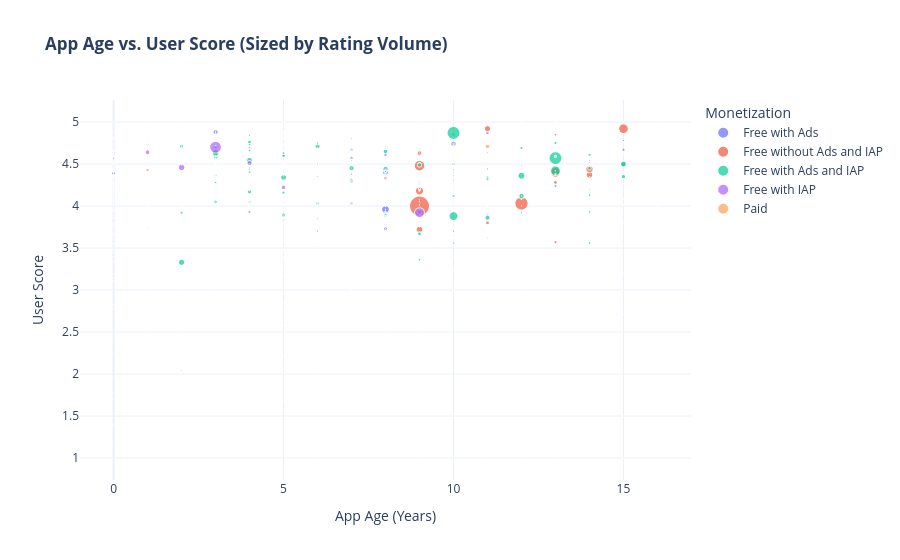

Notebook code for this chart:
### Markdown cell above
---
## Multivariate Analysis (Multi-Variable Interactions)
*Focuses on complex interactions, correlations, and multi-dimensional segmentations across the ecosystem.*

---

### Code cell
import plotly.express as px

sample_apps = apps.dropna(subset=['app_age', 'score']).sample(n=5000, random_state=42)

fig = px.scatter(
    sample_apps,
    x='app_age',
    y='score',
    color='monetization_category',
    size='ratings',
    hover_data=['title', 'developer', 'installs'],
    title='<b>App Age vs. User Score (Sized by Rating Volume)</b>',
    labels={'app_age': 'App Age (Years)', 'score': 'User Score'},
    template='plotly_white',
    opacity=0.7
)

fig.update_layout(
    xaxis_title='App Age (Years)',
    yaxis_title='User Score',
    legend_title='Monetization'
)
fig.show()

### Figure 1 — Plotly figure (JSON) as saved in the notebook; plotly's stock layout.template omitted (floating-point values rounded to 4 significant figures; data arrays with more than 128 entries replaced by an {"elided": "..."} marker saying what was removed)
{"data": [{"customdata": {"elided": "1712x3 mixed values"}, "hovertemplate": "monetization_category=Free with Ads<br>App Age (Years)=%{x}<br>User Score=%{y}<br>ratings=%{marker.size}<br>title=%{customdata[0]}<br>developer=%{customdata[1]}<br>installs=%{customdata[2]}<extra></extra>", "legendgroup": "Free with Ads", "marker": {"color": "#636efa", "opacity": 0.7, "size": {"elided": "1712 int values"}, "sizemode": "area", "sizeref": 7590.0, "symbol": "circle"}, "mode": "markers", "name": "Free with Ads", "showlegend": true, "type": "scattergl", "x": {"elided": "1712 int values"}, "xaxis": "x", "y": {"elided": "1712 float values"}, "yaxis": "y"}, {"customdata": {"elided": "2190x3 mixed values"}, "hovertemplate": "monetization_category=Free without Ads and IAP<br>App Age (Years)=%{x}<br>User Score=%{y}<br>ratings=%{marker.size}<br>title=%{customdata[0]}<br>developer=%{customdata[1]}<br>installs=%{customdata[2]}<extra></extra>", "legendgroup": "Free without Ads and IAP", "marker": {"color": "#EF553B", "opacity": 0.7, "size": {"elided": "2190 int values"}, "sizemode": "area", "sizeref": 7590.0, "symbol": "circle"}, "mode": "markers", "name": "Free without Ads and IAP", "showlegend": true, "type": "scattergl", "x": {"elided": "2190 int values"}, "xaxis": "x", "y": {"elided": "2190 float values"}, "yaxis": "y"}, {"customdata": {"elided": "708x3 mixed values"}, "hovertemplate": "monetization_category=Free with Ads and IAP<br>App Age (Years)=%{x}<br>User Score=%{y}<br>ratings=%{marker.size}<br>title=%{customdata[0]}<br>developer=%{customdata[1]}<br>installs=%{customdata[2]}<extra></extra>", "legendgroup": "Free with Ads and IAP", "marker": {"color": "#00cc96", "opacity": 0.7, "size": {"elided": "708 int values"}, "sizemode": "area", "sizeref": 7590.0, "symbol": "circle"}, "mode": "markers", "name": "Free with Ads and IAP", "showlegend": true, "type": "scattergl", "x": {"elided": "708 int values"}, "xaxis": "x", "y": {"elided": "708 float values"}, "yaxis": "y"}, {"customdata": {"elided": "317x3 mixed values"}, "hovertemplate": "monetization_category=Free with IAP<br>App Age (Years)=%{x}<br>User Score=%{y}<br>ratings=%{marker.size}<br>title=%{customdata[0]}<br>developer=%{customdata[1]}<br>installs=%{customdata[2]}<extra></extra>", "legendgroup": "Free with IAP", "marker": {"color": "#ab63fa", "opacity": 0.7, "size": {"elided": "317 int values"}, "sizemode": "area", "sizeref": 7590.0, "symbol": "circle"}, "mode": "markers", "name": "Free with IAP", "showlegend": true, "type": "scattergl", "x": {"elided": "317 int values"}, "xaxis": "x", "y": {"elided": "317 float values"}, "yaxis": "y"}, {"customdata": {"elided": "73x3 mixed values"}, "hovertemplate": "monetization_category=Paid<br>App Age (Years)=%{x}<br>User Score=%{y}<br>ratings=%{marker.size}<br>title=%{customdata[0]}<br>developer=%{customdata[1]}<br>installs=%{customdata[2]}<extra></extra>", "legendgroup": "Paid", "marker": {"color": "#FFA15A", "opacity": 0.7, "size": [82, 1474, 172, 23, 217, 23, 362, 23, 23, 473, 11, 17841, 1567, 216, 24, 287, 382, 23, 2864, 75, 170, 23, 133, 320, 7800, 485, 23, 53, 23, 430, 1447, 23, 102, 89, 23, 75, 23, 23, 635, 23, 162643, 263, 63834, 198, 29, 23, 23, 107, 23, 54, 23, 11121, 202, 932, 23, 6121, 139, 107, 113, 425, 23, 37, 147, 34, 65, 902, 99, 78, 653, 23, 82, 23, 8], "sizemode": "area", "sizeref": 7590.0, "symbol": "circle"}, "mode": "markers", "name": "Paid", "showlegend": true, "type": "scattergl", "x": [7, 9, 5, 0, 0, 3, 3, 1, 1, 4, 1, 1, 2, 7, 1, 1, 5, 12, 6, 3, 2, 2, 6, 7, 8, 5, 2, 8, 8, 6, 7, 2, 1, 2, 1, 4, 0, 0, 2, 3, 11, 3, 11, 11, 0, 1, 0, 12, 1, 9, 1, 9, 3, 3, 0, 13, 4, 13, 2, 12, 0, 2, 4, 9, 4, 5, 2, 10, 10, 1, 6, 10, 11], "xaxis": "x", "y": [5.0, 2.68, 3.5, 4.6, 2.82, 4.6, 3.81, 4.6, 4.6, 4.68, 4.0, 4.79, 3.94, 4.0, 3.2, 3.71, 4.27, 4.29, 3.94, 3.88, 4.04, 4.6, 4.53, 4.76, 4.48, 3.87, 4.6, 4.0, 4.2, 2.0, 4.27, 4.6, 3.85, 4.48, 4.6, 4.43, 4.6, 4.12, 3.61, 4.36, 4.71, 3.87, 4.32, 4.73, 4.2, 4.6, 4.6, 3.67, 4.36, 4.23, 4.6, 4.26, 4.89, 4.37, 4.6, 5.0, 4.9, 3.33, 4.76, 4.53, 4.6, 4.17, 2.55, 3.2, 3.17, 4.07, 4.75, 4.5, 4.56, 4.055, 3.1, 3.96, 5.0], "yaxis": "y"}], "layout": {"legend": {"itemsizing": "constant", "title": {"text": "Monetization"}, "tracegroupgap": 0}, "title": {"text": "<b>App Age vs. User Score (Sized by Rating Volume)</b>"}, "xaxis": {"anchor": "y", "domain": [0, 1], "title": {"text": "App Age (Years)"}}, "yaxis": {"anchor": "x", "domain": [0, 1], "title": {"text": "User Score"}}}}
